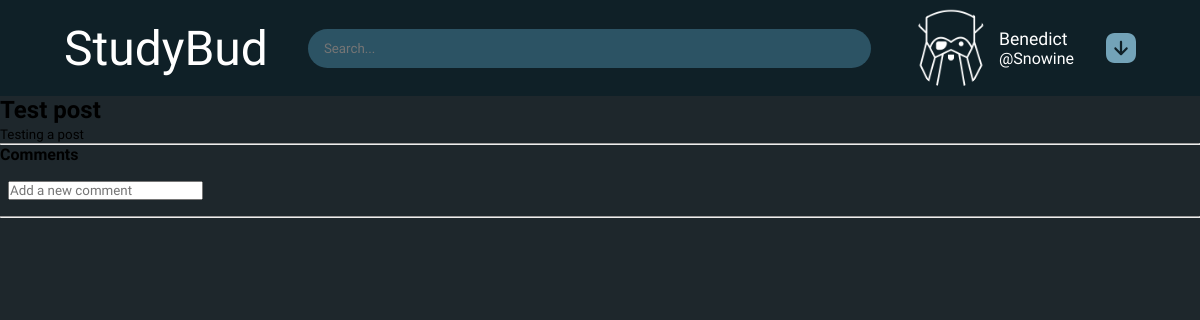
/room/3043b1f9-0e49-4a9c-8eca-25d7b0e518f0 (signed in), run on an earlier commit of the app's database.
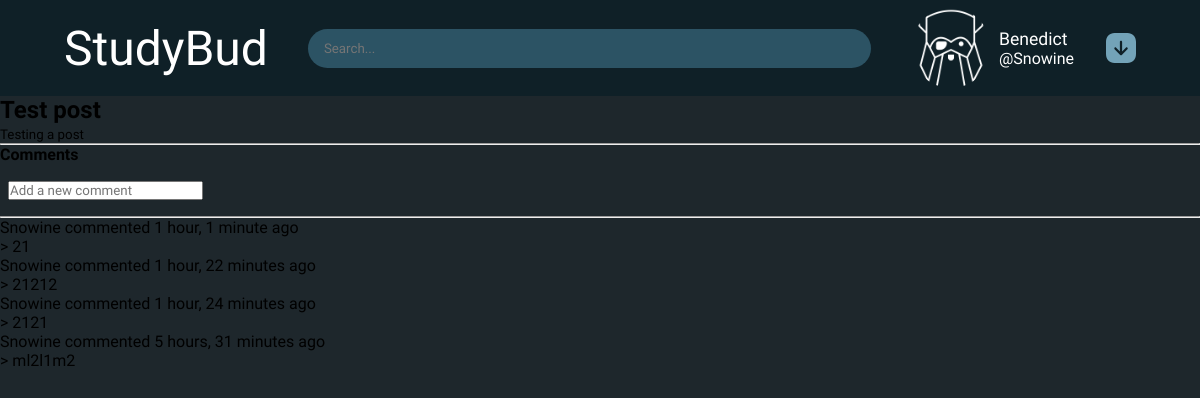
And on a later commit of the database.
### Studybud/models.py (models this page shows, shortened)
class User(AbstractUser):
    username = models.CharField(max_length=100)
    email = models.EmailField(('Email address'), unique=True)
    first_name = models.CharField(max_length=100)
    last_name = models.CharField(max_length=150)
    bio = models.TextField(max_length=255, blank=True)
    followers = models.ManyToManyField('User', related_name='Followers', blank=True)
    following = models.ManyToManyField('User', related_name='Following', blank=True)
    profile_picture = models.ImageField(default='avatar.png', blank=True, upload_to='profilePictures')
    USERNAME_FIELD = 'email'
    REQUIRED_FIELDS = ['username']
    def __str__(self):
        return self.username

class Room(models.Model):
    id = models.UUIDField(primary_key=True, editable=False, default=uuid4)
    name = models.CharField(max_length=100)
    host = models.ForeignKey(User, on_delete=models.SET_NULL, null=True)
    topic = models.ForeignKey('Topic', on_delete=models.SET_NULL, null=True)
    description = models.TextField(max_length=255, blank=True)
    participants = models.ManyToManyField(User, related_name='participants', blank=True)
    created = models.DateTimeField(auto_now_add=True, editable=False)
    updated = models.DateTimeField(auto_now=True)
    class Meta():
        ordering = ['created', 'updated']

class Messages(models.Model):
    user = models.ForeignKey(User, on_delete=models.CASCADE)
    room = models.ForeignKey(Room, on_delete=models.CASCADE)
    message = models.TextField()
    created = models.DateTimeField(auto_now_add=True)
    id = models.UUIDField(primary_key=True, editable=False, default=uuid4)
    def __str__(self):
        return self.message[0:20]

### Studybud/views.py (the view, shortened to what this page needs)
# urls.py: path('room/<str:id>', views.room, name='room'),
def room(request, id):
    currentRoom = Room.objects.get(id=id)
    roomMessages = Messages.objects.filter(room=currentRoom).order_by('-created')
    context = {
        'room': currentRoom,
        'roomMessages': roomMessages,
    }
    return render(request, 'Base/room.html', context)

### templates/Base/room.html (shortened to what this page needs)
{% extends 'layout.html' %}
{% block content %}
    <h2>{{room.name}}</h2>
    <small>{{room.description}}</small>
    <hr>
    <h4 style="margin-bottom: 0;">Comments</h4>
    {% if request.user.is_authenticated %}
        <form action="" method="post">
            <input type="text" name="messageBody" placeholder="Add a new comment" id="">
        </form>
    {% endif %}
        <hr>
<div id="messagesWrapper">
    {% for roomMessage in roomMessages %}
        <div class="messageContent">
            <p>{{roomMessage.user}} commented {{roomMessage.created|timesince}} ago</p>
            <p>> {{roomMessage}}</p>
        </div>
    {% endfor %}
</div>
{% endblock%}

### templates/layout.html (shortened to what this page needs)
{% load static %}
<!DOCTYPE html>
<html lang="en">
<head>
    <link rel="stylesheet" href="{% static 'styles/nav.css' %}">
    <link rel="stylesheet" href="{% static 'styles/general.css' %}">
</head>
<body>
    {% include 'nav.html' %}
    {% block content %}
    {% endblock %}
</body>
</html>

### templates/nav.html
{% load static %}
    <nav>
        <a id="logo" href="{% url 'index' %}"">StudyBud</a>
        <form id="search" action="" method="get">
            <input type="text" name="q" placeholder="Search..." id="searchInput">
        </form>
        <div id="user">
            {% if not request.user.is_authenticated %}
            <div class="userProfile">
                <div class="avatarContainer">
                    <img src="{% static 'images/avatar.png' %}" alt="user avatar" id="userAvatar" />
                </div>
                <a href="{% url 'login' %}">Login</a>
            </div>
            {% else %}
            <div class="userProfile">
                <div class="avatarContainer">
                    <img src="{{request.user.profile_picture.url}}" alt="user avatar" id="userAvatar" />
                </div>
                <div class="userDetails">
                    <a href="" class="username">{{request.user.first_name}}</a>
                    <span class="userTag">@{{request.user.username}}</span>
                </div>
            </div>
            <img src="{% static 'images/drop-down.svg' %}" id="dropdown" alt="dropdown button">
            {% endif %}
        </div>
    </nav>

### Studybud/static/styles/nav.css (style rules this page uses)
nav { display: flex; background-color: var(--mainColor); color: white; padding: 8px 64px; justify-content: space-evenly; gap: 32px; align-items: center; }
#search { flex-basis: 600px; }
#searchInput { outline: none; padding: 12px 16px; border-radius: 50px; width: 100%; border: none; background-color: var(--tertiaryColor); transition: outline 3s; color: white; }
#user { display: flex; align-items: center; gap: 32px; }
#user a { text-decoration: none; color: white; font-size: 1.1rem; }
#user img[id='dropdown'] { width: 30px; cursor: pointer; transition: all 0.3s; }
#userAvatar { width: 100%; height: 100%; object-fit: cover; object-position: center; border-radius: 50%; }
.avatarContainer { width: 80px; height: 80px; overflow: hidden; }
#logo { font-family: 'Mouse Memoirs', sans-serif; font-size: 48px; text-decoration: none; color: white; }
.userProfile { display: flex; align-items: center; gap: 8px; }
.username { font-weight: 400; }
.userTag { font-weight: 300; cursor: default; }
.userDetails { display: flex; flex-direction: column; }

### Studybud/static/styles/general.css (style rules this page uses)
* { box-sizing: border-box; padding: 0; margin: 0; font-family: 'Source Sans Pro', sans-serif; }
body { background-color: var(--bgColor); }
:root { --mainColor: #0F2027; --bgColor: #1E272C; --secondaryColor: #112751; --tertiaryColor: #2C5364; }

### templates/Base/room.html (style rules this page uses)
.messageContent { display: flex; flex-direction: column; }
p { box-sizing: border-box; margin: 0; padding: 0; }
form { margin: 16px 8px; }

What changed in the data, as far as the page shows it:
added Messages: user "Snowine", created "1 hour, 1 minute", message "21"
added Messages: user "Snowine", created "1 hour, 22 minutes", message "21212"
added Messages: user "Snowine", created "1 hour, 24 minutes", message "2121"
added Messages: user "Snowine", created "5 hours, 31 minutes", message "ml2l1m2"
